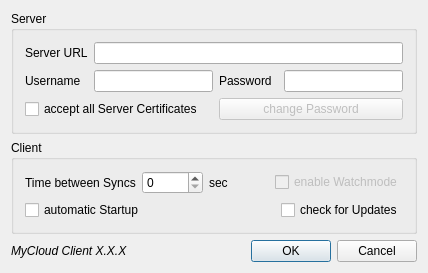
<?xml version="1.0" encoding="UTF-8"?>
<ui version="4.0">
 <class>QtSettingsDialog</class>
 <widget class="QDialog" name="QtSettingsDialog">
  <property name="geometry">
   <rect>
    <x>0</x>
    <y>0</y>
    <width>428</width>
    <height>244</height>
   </rect>
  </property>
  <property name="sizePolicy">
   <sizepolicy hsizetype="Fixed" vsizetype="Fixed">
    <horstretch>0</horstretch>
    <verstretch>0</verstretch>
   </sizepolicy>
  </property>
  <property name="windowTitle">
   <string>Settings</string>
  </property>
  <property name="windowIcon">
   <iconset resource="qtClient.qrc">
    <normaloff>:/Resources/icon.png</normaloff>:/Resources/icon.png</iconset>
  </property>
  <property name="modal">
   <bool>false</bool>
  </property>
  <layout class="QGridLayout" name="gridLayout_3">
   <item row="2" column="2">
    <widget class="QPushButton" name="okButton">
     <property name="sizePolicy">
      <sizepolicy hsizetype="Fixed" vsizetype="Fixed">
       <horstretch>0</horstretch>
       <verstretch>0</verstretch>
      </sizepolicy>
     </property>
     <property name="text">
      <string>OK</string>
     </property>
     <property name="default">
      <bool>true</bool>
     </property>
    </widget>
   </item>
   <item row="2" column="3">
    <widget class="QPushButton" name="cancelButton">
     <property name="text">
      <string>Cancel</string>
     </property>
    </widget>
   </item>
   <item row="2" column="0">
    <widget class="QLabel" name="versionLabel">
     <property name="font">
      <font>
       <italic>true</italic>
      </font>
     </property>
     <property name="text">
      <string>MyCloud Client X.X.X</string>
     </property>
    </widget>
   </item>
   <item row="2" column="1">
    <spacer name="horizontalSpacer">
     <property name="orientation">
      <enum>Qt::Horizontal</enum>
     </property>
     <property name="sizeHint" stdset="0">
      <size>
       <width>131</width>
       <height>20</height>
      </size>
     </property>
    </spacer>
   </item>
   <item row="0" column="0" colspan="4">
    <widget class="QGroupBox" name="groupBox">
     <property name="title">
      <string>Server</string>
     </property>
     <layout class="QGridLayout" name="gridLayout">
      <item row="0" column="1" colspan="4">
       <widget class="QLineEdit" name="urlEdit"/>
      </item>
      <item row="1" column="4">
       <widget class="QLineEdit" name="passEdit">
        <property name="inputMethodHints">
         <set>Qt::ImhHiddenText|Qt::ImhNoAutoUppercase|Qt::ImhNoPredictiveText|Qt::ImhSensitiveData</set>
        </property>
        <property name="echoMode">
         <enum>QLineEdit::Password</enum>
        </property>
       </widget>
      </item>
      <item row="0" column="0">
       <widget class="QLabel" name="label">
        <property name="text">
         <string>Server URL</string>
        </property>
       </widget>
      </item>
      <item row="1" column="0">
       <widget class="QLabel" name="label_2">
        <property name="text">
         <string>Username</string>
        </property>
       </widget>
      </item>
      <item row="1" column="2">
       <widget class="QLabel" name="label_3">
        <property name="text">
         <string>Password</string>
        </property>
       </widget>
      </item>
      <item row="1" column="1">
       <widget class="QLineEdit" name="nameEdit"/>
      </item>
      <item row="2" column="0" colspan="2">
       <widget class="QCheckBox" name="certBox">
        <property name="text">
         <string>accept all Server Certificates</string>
        </property>
       </widget>
      </item>
      <item row="2" column="2" colspan="3">
       <widget class="QPushButton" name="passwordButton">
        <property name="enabled">
         <bool>false</bool>
        </property>
        <property name="text">
         <string>change Password</string>
        </property>
       </widget>
      </item>
     </layout>
    </widget>
   </item>
   <item row="1" column="0" colspan="4">
    <widget class="QGroupBox" name="groupBox_2">
     <property name="title">
      <string>Client</string>
     </property>
     <layout class="QVBoxLayout" name="verticalLayout">
      <item>
       <layout class="QHBoxLayout" name="horizontalLayout">
        <item>
         <widget class="QLabel" name="label_4">
          <property name="text">
           <string>Time between Syncs</string>
          </property>
         </widget>
        </item>
        <item>
         <widget class="QSpinBox" name="sleeptimeSpin">
          <property name="suffix">
           <string/>
          </property>
          <property name="maximum">
           <number>3600</number>
          </property>
          <property name="singleStep">
           <number>30</number>
          </property>
         </widget>
        </item>
        <item>
         <widget class="QLabel" name="label_5">
          <property name="text">
           <string>sec</string>
          </property>
         </widget>
        </item>
        <item>
         <widget class="QCheckBox" name="watchmodeBox">
          <property name="enabled">
           <bool>false</bool>
          </property>
          <property name="text">
           <string>enable Watchmode</string>
          </property>
         </widget>
        </item>
       </layout>
      </item>
      <item>
       <layout class="QHBoxLayout" name="horizontalLayout_2">
        <item>
         <widget class="QCheckBox" name="startupBox">
          <property name="text">
           <string>automatic Startup</string>
          </property>
         </widget>
        </item>
        <item>
         <spacer name="horizontalSpacer_2">
          <property name="orientation">
           <enum>Qt::Horizontal</enum>
          </property>
          <property name="sizeHint" stdset="0">
           <size>
            <width>40</width>
            <height>20</height>
           </size>
          </property>
         </spacer>
        </item>
        <item>
         <widget class="QCheckBox" name="updateBox">
          <property name="text">
           <string>check for Updates</string>
          </property>
         </widget>
        </item>
       </layout>
      </item>
     </layout>
    </widget>
   </item>
  </layout>
 </widget>
 <layoutdefault spacing="6" margin="11"/>
 <tabstops>
  <tabstop>urlEdit</tabstop>
  <tabstop>nameEdit</tabstop>
  <tabstop>passEdit</tabstop>
  <tabstop>certBox</tabstop>
  <tabstop>passwordButton</tabstop>
  <tabstop>sleeptimeSpin</tabstop>
  <tabstop>watchmodeBox</tabstop>
  <tabstop>startupBox</tabstop>
  <tabstop>updateBox</tabstop>
  <tabstop>okButton</tabstop>
  <tabstop>cancelButton</tabstop>
 </tabstops>
 <resources>
  <include location="qtClient.qrc"/>
 </resources>
 <connections>
  <connection>
   <sender>okButton</sender>
   <signal>clicked()</signal>
   <receiver>QtSettingsDialog</receiver>
   <slot>accept()</slot>
   <hints>
    <hint type="sourcelabel">
     <x>277</x>
     <y>181</y>
    </hint>
    <hint type="destinationlabel">
     <x>199</x>
     <y>99</y>
    </hint>
   </hints>
  </connection>
  <connection>
   <sender>cancelButton</sender>
   <signal>clicked()</signal>
   <receiver>QtSettingsDialog</receiver>
   <slot>reject()</slot>
   <hints>
    <hint type="sourcelabel">
     <x>357</x>
     <y>181</y>
    </hint>
    <hint type="destinationlabel">
     <x>199</x>
     <y>99</y>
    </hint>
   </hints>
  </connection>
 </connections>
 <designerdata>
  <property name="gridDeltaX">
   <number>10</number>
  </property>
  <property name="gridDeltaY">
   <number>10</number>
  </property>
  <property name="gridSnapX">
   <bool>true</bool>
  </property>
  <property name="gridSnapY">
   <bool>true</bool>
  </property>
  <property name="gridVisible">
   <bool>true</bool>
  </property>
 </designerdata>
</ui>
